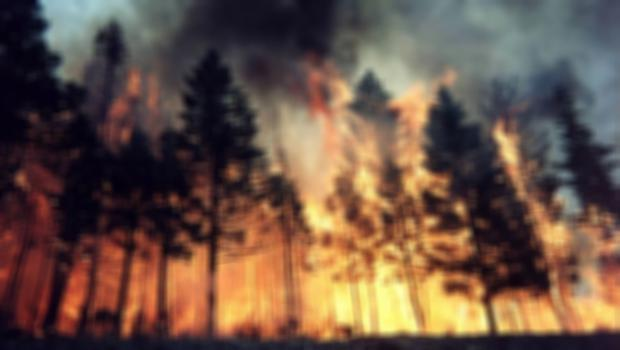
#> input picture result/2D convolution.jpg, 620 x 350 px, given in place of wildfire1.jpg, which was not available
$ python common_filter.py
#> lines starting #> are read from the running program, lines starting #| are printed output that depends on the picture
import matplotlib.pyplot as plt
import numpy as np
import cv2

img = cv2.imread('/home/huynth/ImageProcessing/data/VOC2020/JPEGImages/wildfire1.jpg')
#> img is the input picture: shape (350, 620, 3); mean B, G, R 69.4, 82.6, 106.4

# Mean filter
mean_filter = cv2.blur(img, (5,5))

# gaussian filter
gaussian_filter = cv2.GaussianBlur(img, (5,5), 0, 0)

# Median filter
median_filter = cv2.medianBlur(img, 3)

# Bilateral Filter
bilateral_filter = cv2.bilateralFilter(img, 9, 255, 255)

# 2D convolution
kernel = np.ones((9,9), np.float32) / 81
filter_2D = cv2.filter2D(img, -1, kernel)

titles = ['Original', 'Mean filter', 'Gaussian', 'Median', 'Bilateral', '2D convolution']

images = [img, mean_filter, gaussian_filter, median_filter, bilateral_filter, filter_2D]

for i in range(6):
    plt.subplot(3, 2, i+1), plt.imshow(cv2.cvtColor(images[i], cv2.COLOR_BGR2RGB))
    plt.imsave(f'result/{titles[i]}.jpg', cv2.cvtColor(images[i], cv2.COLOR_BGR2RGB))
    plt.title(titles[i])
    plt.xticks([]), plt.yticks([])
plt.show()
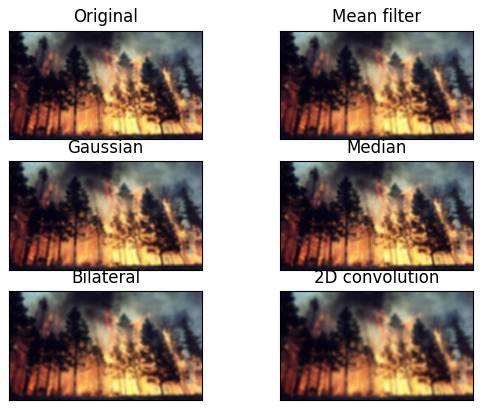
#> figure drawn by matplotlib, 6 panels

$ run again, on result/Kernel.jpg
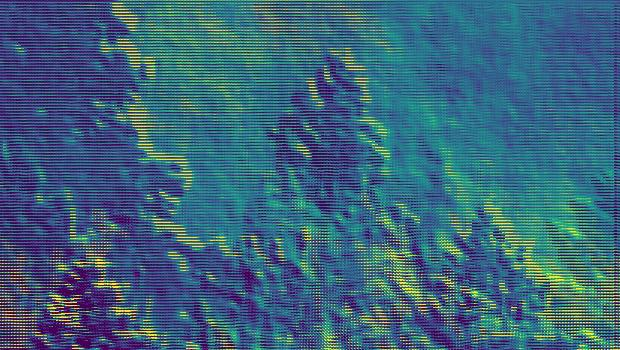
#> input picture result/Kernel.jpg, 620 x 350 px, given in place of wildfire1.jpg, which was not available
#> img is the input picture: shape (350, 620, 3); mean B, G, R 123.6, 100, 60
#> `median_filter = cv2.medianBlur(img, 3)`:
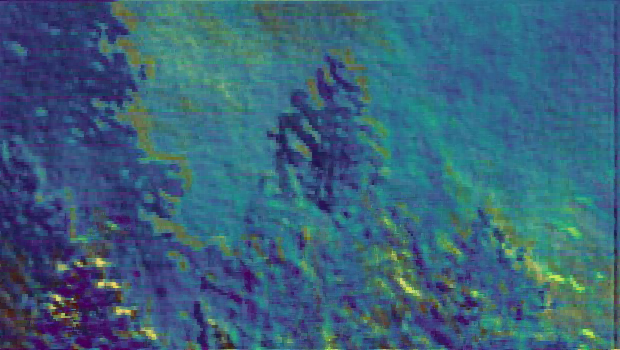
#> median_filter: shape (350, 620, 3); mean B, G, R 122.3, 98.4, 58
#> `bilateral_filter = cv2.bilateralFilter(img, 9, 255, 255)`:
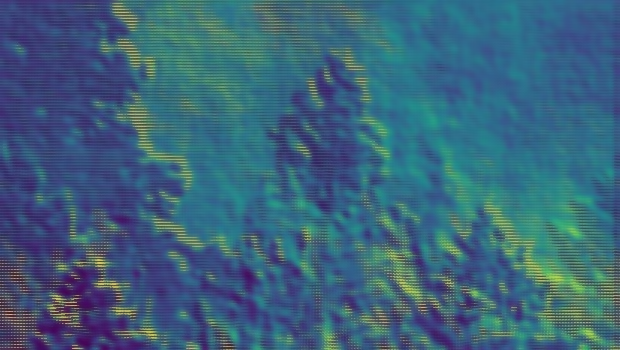
#> bilateral_filter: shape (350, 620, 3); mean B, G, R 123.2, 99.4, 59.3
